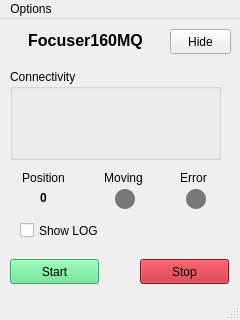
<?xml version="1.0" encoding="UTF-8"?>
<ui version="4.0">
 <class>MainWindow</class>
 <widget class="QMainWindow" name="MainWindow">
  <property name="geometry">
   <rect>
    <x>0</x>
    <y>0</y>
    <width>240</width>
    <height>320</height>
   </rect>
  </property>
  <property name="windowTitle">
   <string>Focuser Server</string>
  </property>
  <widget class="QWidget" name="centralwidget">
   <widget class="QPushButton" name="btnStart">
    <property name="geometry">
     <rect>
      <x>10</x>
      <y>240</y>
      <width>89</width>
      <height>25</height>
     </rect>
    </property>
    <property name="styleSheet">
     <string notr="true">background-color: rgb(87, 227, 137);</string>
    </property>
    <property name="text">
     <string>Start</string>
    </property>
   </widget>
   <widget class="QPushButton" name="btnStop">
    <property name="geometry">
     <rect>
      <x>140</x>
      <y>240</y>
      <width>89</width>
      <height>25</height>
     </rect>
    </property>
    <property name="styleSheet">
     <string notr="true">background-color: rgb(192, 28, 40);</string>
    </property>
    <property name="text">
     <string>Stop</string>
    </property>
   </widget>
   <widget class="QCheckBox" name="boxLog">
    <property name="geometry">
     <rect>
      <x>20</x>
      <y>200</y>
      <width>201</width>
      <height>23</height>
     </rect>
    </property>
    <property name="text">
     <string>Show LOG</string>
    </property>
   </widget>
   <widget class="QPushButton" name="btnHide">
    <property name="geometry">
     <rect>
      <x>170</x>
      <y>10</y>
      <width>61</width>
      <height>25</height>
     </rect>
    </property>
    <property name="toolTip">
     <string>Minimizes program to trail.</string>
    </property>
    <property name="text">
     <string>Hide</string>
    </property>
   </widget>
   <widget class="QLabel" name="label">
    <property name="geometry">
     <rect>
      <x>10</x>
      <y>6</y>
      <width>151</width>
      <height>31</height>
     </rect>
    </property>
    <property name="font">
     <font>
      <pointsize>12</pointsize>
      <weight>75</weight>
      <bold>true</bold>
     </font>
    </property>
    <property name="text">
     <string>Focuser160MQ</string>
    </property>
    <property name="alignment">
     <set>Qt::AlignCenter</set>
    </property>
   </widget>
   <widget class="QGroupBox" name="groupBox">
    <property name="geometry">
     <rect>
      <x>10</x>
      <y>50</y>
      <width>211</width>
      <height>91</height>
     </rect>
    </property>
    <property name="title">
     <string>Connectivity</string>
    </property>
    <widget class="QLabel" name="lblIP">
     <property name="geometry">
      <rect>
       <x>16</x>
       <y>30</y>
       <width>181</width>
       <height>20</height>
      </rect>
     </property>
     <property name="text">
      <string/>
     </property>
     <property name="alignment">
      <set>Qt::AlignCenter</set>
     </property>
    </widget>
    <widget class="QLabel" name="lblPort">
     <property name="geometry">
      <rect>
       <x>16</x>
       <y>60</y>
       <width>181</width>
       <height>20</height>
      </rect>
     </property>
     <property name="text">
      <string/>
     </property>
     <property name="alignment">
      <set>Qt::AlignCenter</set>
     </property>
    </widget>
   </widget>
   <widget class="QLabel" name="label_2">
    <property name="geometry">
     <rect>
      <x>10</x>
      <y>150</y>
      <width>67</width>
      <height>17</height>
     </rect>
    </property>
    <property name="text">
     <string>Position</string>
    </property>
    <property name="alignment">
     <set>Qt::AlignCenter</set>
    </property>
   </widget>
   <widget class="QLabel" name="label_3">
    <property name="geometry">
     <rect>
      <x>90</x>
      <y>150</y>
      <width>67</width>
      <height>17</height>
     </rect>
    </property>
    <property name="text">
     <string>Moving</string>
    </property>
    <property name="alignment">
     <set>Qt::AlignCenter</set>
    </property>
   </widget>
   <widget class="QLabel" name="label_4">
    <property name="geometry">
     <rect>
      <x>160</x>
      <y>150</y>
      <width>67</width>
      <height>17</height>
     </rect>
    </property>
    <property name="text">
     <string>Error</string>
    </property>
    <property name="alignment">
     <set>Qt::AlignCenter</set>
    </property>
   </widget>
   <widget class="QLabel" name="lblPos">
    <property name="geometry">
     <rect>
      <x>10</x>
      <y>170</y>
      <width>67</width>
      <height>17</height>
     </rect>
    </property>
    <property name="font">
     <font>
      <weight>75</weight>
      <bold>true</bold>
     </font>
    </property>
    <property name="text">
     <string>0</string>
    </property>
    <property name="alignment">
     <set>Qt::AlignCenter</set>
    </property>
   </widget>
   <widget class="QLabel" name="lblMov">
    <property name="geometry">
     <rect>
      <x>115</x>
      <y>170</y>
      <width>20</width>
      <height>20</height>
     </rect>
    </property>
    <property name="styleSheet">
     <string notr="true">background-color: rgb(119, 118, 123);
border-radius: 10px;</string>
    </property>
    <property name="text">
     <string/>
    </property>
    <property name="alignment">
     <set>Qt::AlignCenter</set>
    </property>
   </widget>
   <widget class="QLabel" name="lblErr">
    <property name="geometry">
     <rect>
      <x>186</x>
      <y>170</y>
      <width>20</width>
      <height>20</height>
     </rect>
    </property>
    <property name="styleSheet">
     <string notr="true">background-color: rgb(119, 118, 123);
border-radius: 10px;</string>
    </property>
    <property name="text">
     <string/>
    </property>
    <property name="alignment">
     <set>Qt::AlignCenter</set>
    </property>
   </widget>
  </widget>
  <widget class="QMenuBar" name="menubar">
   <property name="geometry">
    <rect>
     <x>0</x>
     <y>0</y>
     <width>240</width>
     <height>22</height>
    </rect>
   </property>
   <widget class="QMenu" name="menuSetup">
    <property name="title">
     <string>Options</string>
    </property>
    <addaction name="actionSettings"/>
   </widget>
   <addaction name="menuSetup"/>
  </widget>
  <widget class="QStatusBar" name="statusbar"/>
  <action name="actionSettings">
   <property name="text">
    <string>Settings...</string>
   </property>
  </action>
 </widget>
 <resources/>
 <connections/>
</ui>
